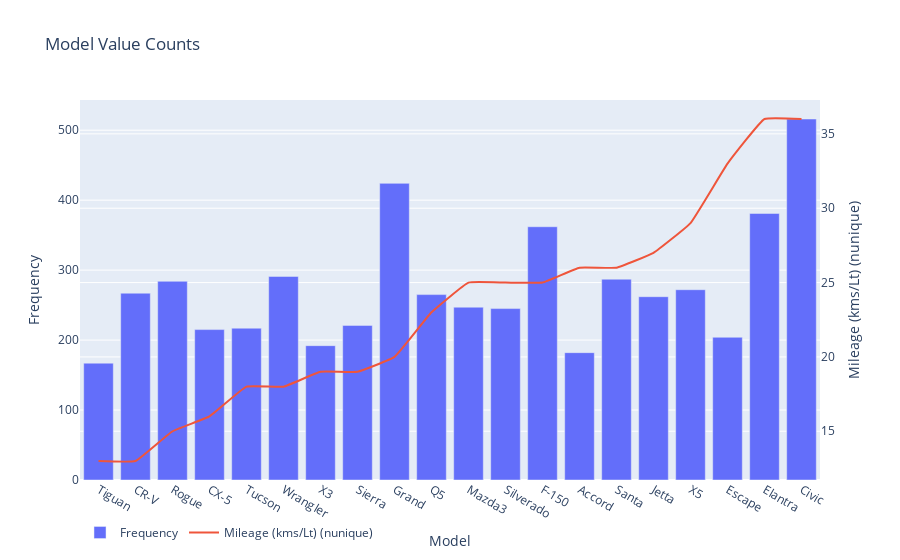

Notebook cell for this chart:
### Markdown cell above
### 2.3 Model Mileage Count:

### Code cell
s3 = df[~pd.isnull(df['Model'])]['Model']
chart = pd.value_counts(s3).to_frame(name='data')
chart['percent'] = (chart['data'] / chart['data'].sum()) * 100
ordinal_data = df.groupby('Model')[['Mileage (kms/Lt)']].nunique()
chart['ordinal'] = ordinal_data
chart.index.name = 'labels'
chart = chart.reset_index().sort_values('ordinal')
chart = chart[:20]
charts = [go.Bar(x=chart['labels'].values, y=chart['data'].values, name='Frequency')]
charts.append(go.Scatter(
	x=chart['labels'].values, y=chart['ordinal'].values, yaxis='y2',
	name='Mileage (kms/Lt) (nunique)', line={'shape': 'spline', 'smoothing': 0.3}, mode='lines'
))
figure = go.Figure(data=charts, layout=go.Layout({
    'barmode': 'group',
    'legend': {'orientation': 'h'},
    'title': {'text': 'Model Value Counts'},
    'xaxis': {'title': {'text': 'Model'}},
    'yaxis': {'title': {'text': 'Frequency'}},
    'yaxis2': {'overlaying': 'y', 'side': 'right', 'title': {'text': 'Mileage (kms/Lt) (nunique)'}}
}))
pio.show(figure)

### Figure 1 — Plotly figure (JSON) as saved in the notebook; plotly's stock layout.template omitted (floating-point values rounded to 4 significant figures)
{"data": [{"name": "Frequency", "type": "bar", "x": ["Tiguan", "CR-V", "Rogue", "CX-5", "Tucson", "Wrangler", "X3", "Sierra", "Grand", "Q5", "Mazda3", "Silverado", "F-150", "Accord", "Santa", "Jetta", "X5", "Escape", "Elantra", "Civic"], "y": [167, 267, 284, 215, 217, 291, 192, 221, 424, 265, 247, 245, 362, 182, 287, 262, 272, 204, 381, 516]}, {"line": {"shape": "spline", "smoothing": 0.3}, "mode": "lines", "name": "Mileage (kms/Lt) (nunique)", "type": "scatter", "x": ["Tiguan", "CR-V", "Rogue", "CX-5", "Tucson", "Wrangler", "X3", "Sierra", "Grand", "Q5", "Mazda3", "Silverado", "F-150", "Accord", "Santa", "Jetta", "X5", "Escape", "Elantra", "Civic"], "y": [13, 13, 15, 16, 18, 18, 19, 19, 20, 23, 25, 25, 25, 26, 26, 27, 29, 33, 36, 36], "yaxis": "y2"}], "layout": {"barmode": "group", "legend": {"orientation": "h"}, "title": {"text": "Model Value Counts"}, "xaxis": {"title": {"text": "Model"}}, "yaxis": {"title": {"text": "Frequency"}}, "yaxis2": {"overlaying": "y", "side": "right", "title": {"text": "Mileage (kms/Lt) (nunique)"}}}}
